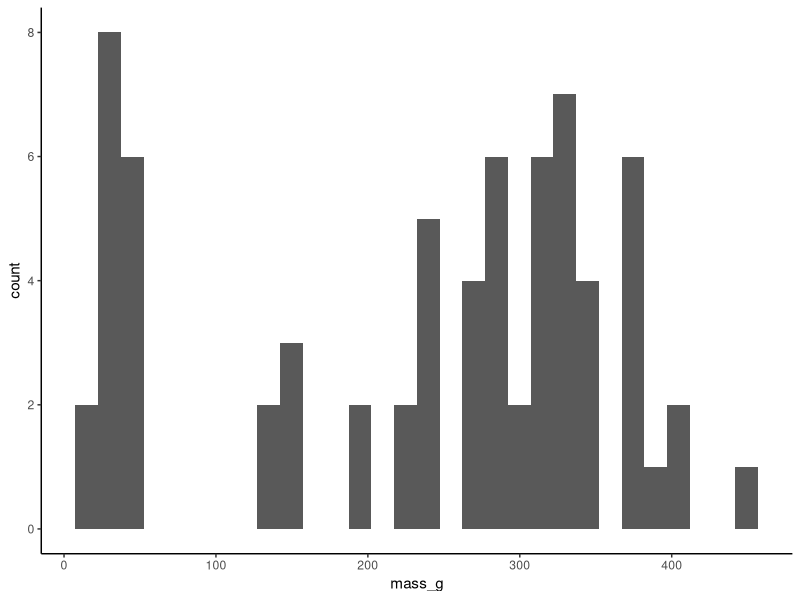
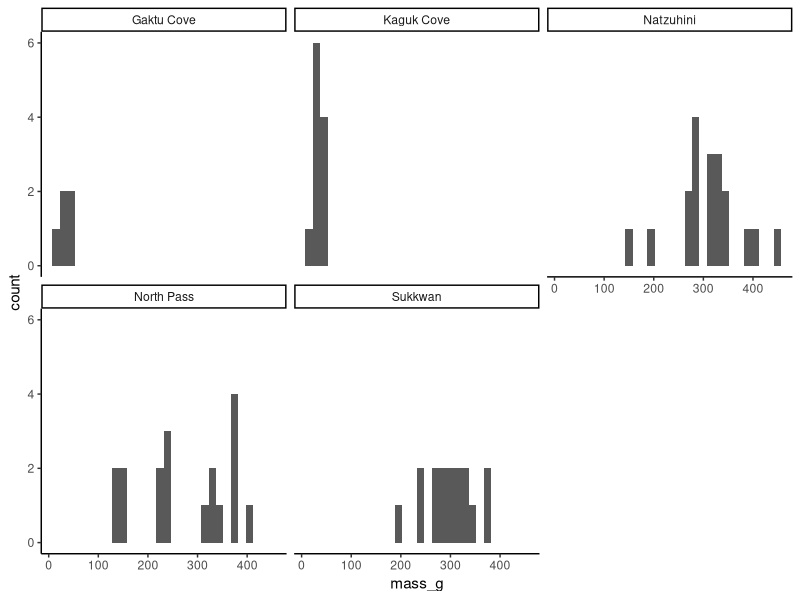
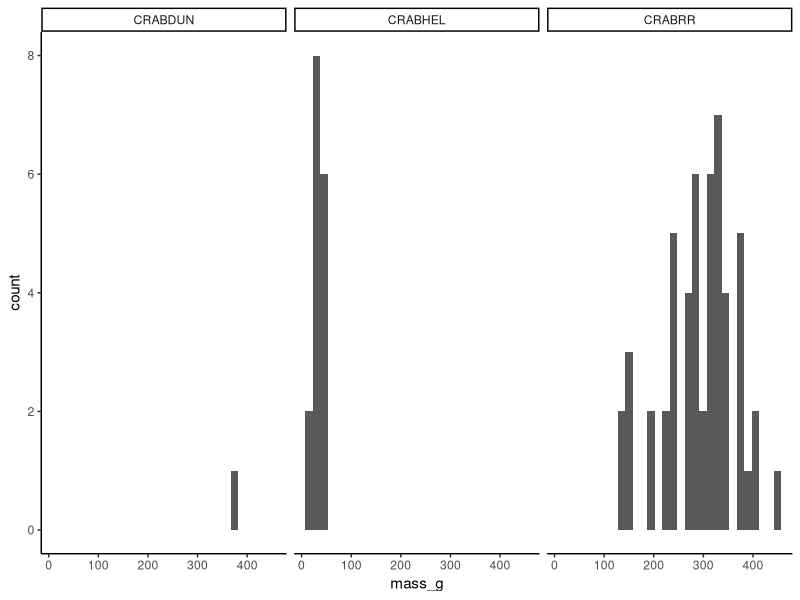

The R script that drew these images, in order:
## ---- chunk 1
library(dplyr)
library(tidyr)
library(vegan)
library(ggplot2)

theme_set(theme_classic())
## ---- chunk 2
st.er <- function(x, na.rm = TRUE) {
  stopifnot(is.numeric(x))
  return(sd(x, na.rm = na.rm)/sqrt(length(x)))
}
## ---- chunk 3
crab <- read.csv("../../ALL_DATA/Crab_pots_2018_RAW.csv", stringsAsFactors = FALSE, header = TRUE)

crabLW <- read.csv("../../ALL_DATA/crab_length_weight_conversion_2017_RAW.csv", stringsAsFactors = FALSE, header = TRUE)
## ---- chunk 4
crab$date_set <- as.Date(crab$date_set, format = "%m/%d/%Y")
crab$date_set_juliean <- format(crab$date_set, "%j")
crab$date_pulled <- as.Date(crab$date_pulled , format = "%m/%d/%Y")
crab$date_pulled_julian <- format(crab$date_pulled, "%j")
## ---- chunk 5
crab <- crab %>% 
  filter(taxon == "Decapoda")
## ---- chunk 6
crab <- merge(crab, crabLW, by = "sp_code") # this also removes the sea star at the same time which is nice
colnames(crab)[14] <- "taxon"
## ---- chunk 7
crab$mass_g <- (crab$a_mean * (crab$carapace_width_mm)^crab$b_mean)
range(crab$mass_g, na.rm = TRUE)

# Some example plots
ggplot(crab, aes(mass_g)) +
  geom_histogram()

ggplot(crab, aes(mass_g)) +
  geom_histogram() +
  facet_wrap(~place_name)

ggplot(crab, aes(mass_g)) +
  geom_histogram() +
  facet_wrap(~sp_code)
## ---- chunk 8
crab.site.sp <- crab %>% 
  filter(taxon.x == "Decapoda") %>% # make sure we only have crabs
  group_by(site, sp_code) %>% 
  summarise(total_crab_sp = n(),
            width = mean(carapace_width_mm), 
            width_se = st.er(carapace_width_mm),
            mass = mean(mass_g),
            mass_se = st.er(mass_g))
## ---- chunk 9
crab.site <- crab %>% 
  filter(taxon.x == "Decapoda") %>% # make sure we only have crabs
  group_by(site) %>% 
  summarise(unique(place_name),
            unique(date_set),
            unique(date_pulled),
            unique(date_set_juliean),
            unique(date_pulled_julian),
            unique(time_soak_hr),
            total_crab = n(),
            crab_width = mean(carapace_width_mm), 
            crab_width_se = st.er(carapace_width_mm),
            crab_mass = mean(mass_g),
            crab_mass_se = st.er(mass_g))

# clean up column names
colnames(crab.site)[1:7] <- c("site", "place_name", "date_set", "date_pulled", "date_set_julian", "date_pulled_julian", "time_soak_hr")

## ---- chunk 10
crab.site.sp.wide <- spread(crab.site.sp[, 1:3], key = sp_code, value = total_crab_sp)
crab.site.sp.wide[is.na(crab.site.sp.wide)] <- 0

crab.site.sp.wide$shan_diverse <- diversity(crab.site.sp.wide[2:4], index = "shannon")
crab.site.sp.wide$simp_diverse <- diversity(crab.site.sp.wide[2:4], index = "simpson")
## ---- chunk 11
crab.site <- merge(crab.site, crab.site.sp.wide[, c(1, 5:6)], by = "site")
## ---- chunk 12
write.csv(crab.site, "../../ALL_DATA/crab_simple_site_2018_derived_simple.csv", row.names = FALSE)
